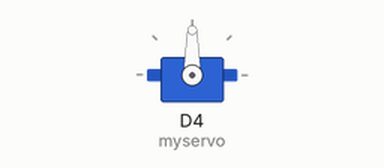
Recording of a sketch running on a simulated ESP8266 (NodeMCU). Parts: servo.

Above: at 0.05 s.
Timing chart, 0 to 3.1 s (numbered marks = the images above):
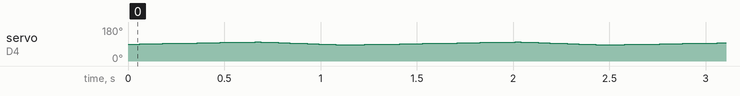

The sketch:

Servo_test.ino
```cpp
#define min_angle 87 //minimum angle in degrees
#define max_angle 100 //maximum angle in degrees
#include <Servo.h>

Servo myservo;  // create servo object to control a servo
// twelve servo objects can be created on most boards

int pos = 90;    // variable to store the servo position

void setup() {
  myservo.attach(D4);  // attaches the servo on pin 4 to the servo object
}

void loop() {
  for (; pos <= max_angle; pos += 1) { // goes from min degrees to max degrees
    // in steps of 1 degree
    myservo.write(pos);              // tell servo to go to position in variable 'pos'
    delay(60);                       // waits 15ms for the servo to reach the position
  }
  for (; pos >= min_angle; pos -= 1) { // goes from 180 degrees to 0 degrees
    myservo.write(pos);              // tell servo to go to position in variable 'pos'
    delay(30);                       // waits 15ms for the servo to reach the position
  }
}
```
